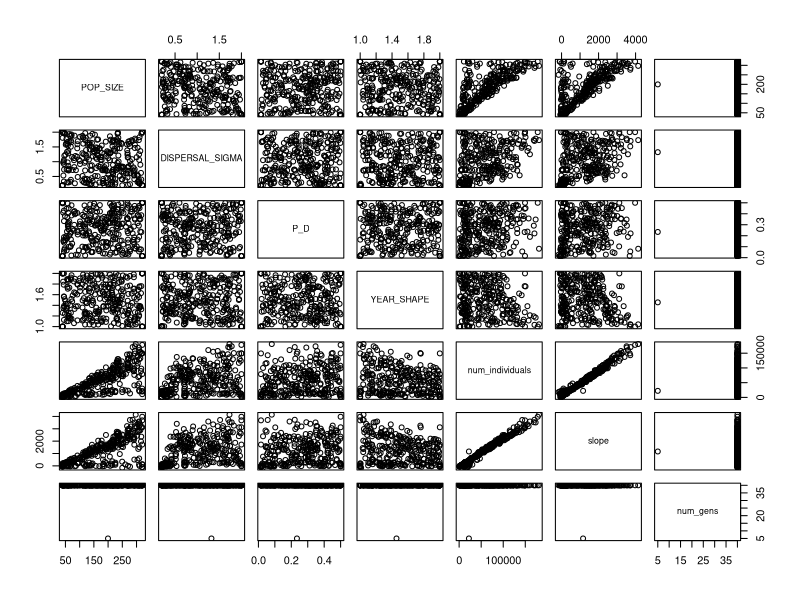
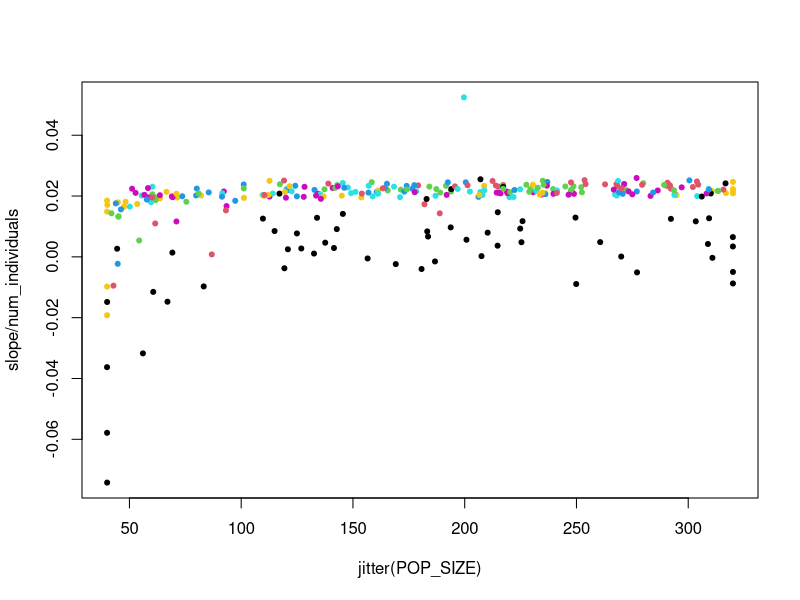

These charts were generated, in order, by the following R code: (Note: this script raises an error after producing the figures.)
runs <- read.csv("results.csv")
pairs(runs[,c("POP_SIZE", "DISPERSAL_SIGMA", "P_D", "YEAR_SHAPE", "num_individuals", "slope", "num_gens")])

varnames <- c("POP_SIZE", "DISPERSAL_SIGMA", "P_D", "YEAR_SHAPE")
cor(runs[,varnames], runs$slope)

sigma_vals <- cut(runs$DISPERSAL_SIGMA, breaks=7)

plot(slope / num_individuals ~ jitter(POP_SIZE), data=runs, col=as.numeric(sigma_vals), pch=20)
legend('topleft', col=1:nlevels(sigma_vals), pch=20, pt.cex=2,
       legend=sprintf("dispersal sigma = %0.2f", levels(sigma_vals)))


plot(num_individuals ~ jitter(POP_SIZE), data=runs, col=match(DISPERSAL_SIGMA, sigma_vals), pch=20)
legend('topleft', col=seq_along(sigma_vals), pch=20, pt.cex=2, legend=sprintf("dispersal sigma = %0.2f", sigma_vals))

